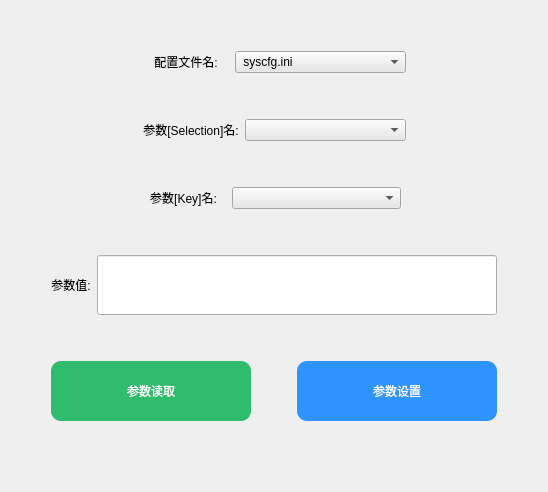
              <widget class="QWidget" name="tab_2">
               <attribute name="title">
                <string>参数设置</string>
               </attribute>
               <layout class="QGridLayout" name="gridLayout_10">
                <item row="8" column="0">
                 <spacer name="verticalSpacer_10">
                  <property name="orientation">
                   <enum>Qt::Vertical</enum>
                  </property>
                  <property name="sizeHint" stdset="0">
                   <size>
                    <width>20</width>
                    <height>40</height>
                   </size>
                  </property>
                 </spacer>
                </item>
                <item row="6" column="0">
                 <spacer name="verticalSpacer_9">
                  <property name="orientation">
                   <enum>Qt::Vertical</enum>
                  </property>
                  <property name="sizeHint" stdset="0">
                   <size>
                    <width>20</width>
                    <height>40</height>
                   </size>
                  </property>
                 </spacer>
                </item>
                <item row="4" column="0">
                 <spacer name="verticalSpacer_6">
                  <property name="orientation">
                   <enum>Qt::Vertical</enum>
                  </property>
                  <property name="sizeHint" stdset="0">
                   <size>
                    <width>20</width>
                    <height>40</height>
                   </size>
                  </property>
                 </spacer>
                </item>
                <item row="2" column="0">
                 <spacer name="verticalSpacer_5">
                  <property name="orientation">
                   <enum>Qt::Vertical</enum>
                  </property>
                  <property name="sizeHint" stdset="0">
                   <size>
                    <width>20</width>
                    <height>40</height>
                   </size>
                  </property>
                 </spacer>
                </item>
                <item row="10" column="0">
                 <spacer name="verticalSpacer_11">
                  <property name="orientation">
                   <enum>Qt::Vertical</enum>
                  </property>
                  <property name="sizeHint" stdset="0">
                   <size>
                    <width>20</width>
                    <height>40</height>
                   </size>
                  </property>
                 </spacer>
                </item>
                <item row="1" column="0">
                 <layout class="QHBoxLayout" name="horizontalLayout_29" stretch="1,2,1">
                  <item>
                   <spacer name="horizontalSpacer_25">
                    <property name="orientation">
                     <enum>Qt::Horizontal</enum>
                    </property>
                    <property name="sizeHint" stdset="0">
                     <size>
                      <width>40</width>
                      <height>20</height>
                     </size>
                    </property>
                   </spacer>
                  </item>
                  <item>
                   <layout class="QHBoxLayout" name="horizontalLayout_24" stretch="1,2">
                    <item>
                     <widget class="QLabel" name="label_29">
                      <property name="styleSheet">
                       <string notr="true">font: 25 14pt &quot;Microsoft YaHei UI Light&quot;;
</string>
                      </property>
                      <property name="text">
                       <string>配置文件名:</string>
                      </property>
                      <property name="alignment">
                       <set>Qt::AlignCenter</set>
                      </property>
                     </widget>
                    </item>
                    <item>
                     <widget class="QComboBox" name="ini_filename">
                      <property name="focusPolicy">
                       <enum>Qt::StrongFocus</enum>
                      </property>
                      <property name="layoutDirection">
                       <enum>Qt::LeftToRight</enum>
                      </property>
                      <property name="autoFillBackground">
                       <bool>false</bool>
                      </property>
                      <property name="styleSheet">
                       <string notr="true">font: 16pt &quot;微软雅黑&quot;;
color: rgb(0, 0, 0);
background-color: rgb(231, 231, 231);</string>
                      </property>
                      <property name="locale">
                       <locale language="Chinese" country="China"/>
                      </property>
                      <property name="sizeAdjustPolicy">
                       <enum>QComboBox::AdjustToContentsOnFirstShow</enum>
                      </property>
                      <property name="iconSize">
                       <size>
                        <width>32</width>
                        <height>32</height>
                       </size>
                      </property>
                      <property name="modelColumn">
                       <number>0</number>
                      </property>
                      <item>
                       <property name="text">
                        <string> syscfg.ini</string>
                       </property>
                       <property name="icon">
                        <iconset resource="resource.qrc">
                         <normaloff>:/new/prefix1/pictures/系统菜单.png</normaloff>:/new/prefix1/pictures/系统菜单.png</iconset>
                       </property>
                      </item>
                      <item>
                       <property name="text">
                        <string> remote_manage.ini</string>
                       </property>
                       <property name="icon">
                        <iconset resource="resource.qrc">
                         <normaloff>:/new/prefix1/pictures/调试.png</normaloff>:/new/prefix1/pictures/调试.png</iconset>
                       </property>
                      </item>
                      <item>
                       <property name="text">
                        <string> zlcfg.ini</string>
                       </property>
                       <property name="icon">
                        <iconset resource="resource.qrc">
                         <normaloff>:/new/prefix1/pictures/功能定义.png</normaloff>:/new/prefix1/pictures/功能定义.png</iconset>
                       </property>
                      </item>
                      <item>
                       <property name="text">
                        <string> infocfg.ini</string>
                       </property>
                       <property name="icon">
                        <iconset resource="resource.qrc">
                         <normaloff>:/new/prefix1/pictures/信息.png</normaloff>:/new/prefix1/pictures/信息.png</iconset>
                       </property>
                      </item>
                     </widget>
                    </item>
                   </layout>
                  </item>
                  <item>
                   <spacer name="horizontalSpacer_26">
                    <property name="orientation">
                     <enum>Qt::Horizontal</enum>
                    </property>
                    <property name="sizeHint" stdset="0">
                     <size>
                      <width>40</width>
                      <height>20</height>
                     </size>
                    </property>
                   </spacer>
                  </item>
                 </layout>
                </item>
                <item row="3" column="0">
                 <layout class="QHBoxLayout" name="horizontalLayout_30" stretch="1,2,1">
                  <item>
                   <spacer name="horizontalSpacer_27">
                    <property name="orientation">
                     <enum>Qt::Horizontal</enum>
                    </property>
                    <property name="sizeHint" stdset="0">
                     <size>
                      <width>40</width>
                      <height>20</height>
                     </size>
                    </property>
                   </spacer>
                  </item>
                  <item>
                   <layout class="QHBoxLayout" name="horizontalLayout_23" stretch="1,2">
                    <item>
                     <widget class="QLabel" name="label_32">
                      <property name="styleSheet">
                       <string notr="true">font: 25 14pt &quot;Microsoft YaHei UI Light&quot;;</string>
                      </property>
                      <property name="text">
                       <string>参数[Selection]名:</string>
                      </property>
                      <property name="alignment">
                       <set>Qt::AlignCenter</set>
                      </property>
                     </widget>
                    </item>
                    <item>
                     <widget class="QComboBox" name="selection_name">
                      <property name="styleSheet">
                       <string notr="true">font: 16pt &quot;微软雅黑&quot;;
color: rgb(0, 0, 0);
background-color: rgb(231, 231, 231);</string>
                      </property>
                     </widget>
                    </item>
                   </layout>
                  </item>
                  <item>
                   <spacer name="horizontalSpacer_28">
                    <property name="orientation">
                     <enum>Qt::Horizontal</enum>
                    </property>
                    <property name="sizeHint" stdset="0">
                     <size>
                      <width>40</width>
                      <height>20</height>
                     </size>
                    </property>
                   </spacer>
                  </item>
                 </layout>
                </item>
                <item row="5" column="0">
                 <layout class="QHBoxLayout" name="horizontalLayout_31" stretch="2,4,1,1">
                  <item>
                   <spacer name="horizontalSpacer_30">
                    <property name="orientation">
                     <enum>Qt::Horizontal</enum>
                    </property>
                    <property name="sizeHint" stdset="0">
                     <size>
                      <width>40</width>
                      <height>20</height>
                     </size>
                    </property>
                   </spacer>
                  </item>
                  <item>
                   <layout class="QHBoxLayout" name="horizontalLayout_25" stretch="1,2">
                    <item>
                     <widget class="QLabel" name="label_30">
                      <property name="styleSheet">
                       <string notr="true">font: 25 14pt &quot;Microsoft YaHei UI Light&quot;;</string>
                      </property>
                      <property name="text">
                       <string>参数[Key]名:</string>
                      </property>
                      <property name="alignment">
                       <set>Qt::AlignCenter</set>
                      </property>
                     </widget>
                    </item>
                    <item>
                     <widget class="QComboBox" name="key_name">
                      <property name="sizePolicy">
                       <sizepolicy hsizetype="Preferred" vsizetype="Fixed">
                        <horstretch>0</horstretch>
                        <verstretch>0</verstretch>
                       </sizepolicy>
                      </property>
                      <property name="styleSheet">
                       <string notr="true">font: 16pt &quot;微软雅黑&quot;;
color: rgb(0, 0, 0);
background-color: rgb(231, 231, 231);</string>
                      </property>
                     </widget>
                    </item>
                   </layout>
                  </item>
                  <item>
                   <widget class="QLabel" name="key_name_help">
                    <property name="text">
                     <string/>
                    </property>
                   </widget>
                  </item>
                  <item>
                   <spacer name="horizontalSpacer_29">
                    <property name="orientation">
                     <enum>Qt::Horizontal</enum>
                    </property>
                    <property name="sizeHint" stdset="0">
                     <size>
                      <width>40</width>
                      <height>20</height>
                     </size>
                    </property>
                   </spacer>
                  </item>
                 </layout>
                </item>
                <item row="7" column="0">
                 <layout class="QHBoxLayout" name="horizontalLayout_32" stretch="1,2,1">
                  <item>
                   <spacer name="horizontalSpacer_31">
                    <property name="orientation">
                     <enum>Qt::Horizontal</enum>
                    </property>
                    <property name="sizeHint" stdset="0">
                     <size>
                      <width>40</width>
                      <height>20</height>
                     </size>
                    </property>
                   </spacer>
                  </item>
                  <item>
                   <layout class="QHBoxLayout" name="horizontalLayout_26">
                    <item>
                     <widget class="QLabel" name="label_31">
                      <property name="styleSheet">
                       <string notr="true">font: 25 14pt &quot;Microsoft YaHei UI Light&quot;;</string>
                      </property>
                      <property name="text">
                       <string>参数值:</string>
                      </property>
                      <property name="alignment">
                       <set>Qt::AlignCenter</set>
                      </property>
                     </widget>
                    </item>
                    <item>
                     <widget class="QLineEdit" name="param_value">
                      <property name="sizePolicy">
                       <sizepolicy hsizetype="Expanding" vsizetype="Preferred">
                        <horstretch>0</horstretch>
                        <verstretch>0</verstretch>
                       </sizepolicy>
                      </property>
                      <property name="minimumSize">
                       <size>
                        <width>400</width>
                        <height>60</height>
                       </size>
                      </property>
                      <property name="autoFillBackground">
                       <bool>false</bool>
                      </property>
                      <property name="styleSheet">
                       <string notr="true">font: 25 16pt &quot;Microsoft YaHei UI Light&quot;;
color: rgb(12, 158, 255);</string>
                      </property>
                      <property name="text">
                       <string/>
                      </property>
                      <property name="alignment">
                       <set>Qt::AlignCenter</set>
                      </property>
                      <property name="clearButtonEnabled">
                       <bool>true</bool>
                      </property>
                     </widget>
                    </item>
                   </layout>
                  </item>
                  <item>
                   <spacer name="horizontalSpacer_32">
                    <property name="orientation">
                     <enum>Qt::Horizontal</enum>
                    </property>
                    <property name="sizeHint" stdset="0">
                     <size>
                      <width>40</width>
                      <height>20</height>
                     </size>
                    </property>
                   </spacer>
                  </item>
                 </layout>
                </item>
                <item row="9" column="0">
                 <layout class="QHBoxLayout" name="horizontalLayout_33">
                  <item>
                   <spacer name="horizontalSpacer_33">
                    <property name="orientation">
                     <enum>Qt::Horizontal</enum>
                    </property>
                    <property name="sizeHint" stdset="0">
                     <size>
                      <width>40</width>
                      <height>20</height>
                     </size>
                    </property>
                   </spacer>
                  </item>
                  <item>
                   <widget class="QPushButton" name="param_read">
                    <property name="minimumSize">
                     <size>
                      <width>200</width>
                      <height>60</height>
                     </size>
                    </property>
                    <property name="styleSheet">
                     <string notr="true">QPushButton:enabled
{
	border-radius: 10px;
	color: rgb(255, 255, 255);
	font: 75 14pt &quot;Microsoft YaHei UI&quot;;
	background-color: rgba(47, 188, 111, 255);
}

QPushButton:hover
{
	border-radius: 10px;
	color: rgb(255, 255, 255);
	font: 75 14pt &quot;Microsoft YaHei UI&quot;;
	background-color: rgba(47, 188, 111, 220);
}</string>
                    </property>
                    <property name="text">
                     <string>参数读取</string>
                    </property>
                   </widget>
                  </item>
                  <item>
                   <spacer name="horizontalSpacer_34">
                    <property name="orientation">
                     <enum>Qt::Horizontal</enum>
                    </property>
                    <property name="sizeHint" stdset="0">
                     <size>
                      <width>40</width>
                      <height>20</height>
                     </size>
                    </property>
                   </spacer>
                  </item>
                  <item>
                   <widget class="QPushButton" name="param_set">
                    <property name="minimumSize">
                     <size>
                      <width>200</width>
                      <height>60</height>
                     </size>
                    </property>
                    <property name="styleSheet">
                     <string notr="true">QPushButton:enabled
{
	border-radius: 10px;
	color: rgb(255, 255, 255);
	font: 75 14pt &quot;Microsoft YaHei UI&quot;;
	background-color: rgba(47, 148, 255, 255);
}

QPushButton:hover
{
	border-radius: 10px;
	color: rgb(255, 255, 255);
	font: 75 14pt &quot;Microsoft YaHei UI&quot;;
	background-color: rgba(47, 148, 255, 220);
}</string>
                    </property>
                    <property name="text">
                     <string>参数设置</string>
                    </property>
                   </widget>
                  </item>
                  <item>
                   <spacer name="horizontalSpacer_35">
                    <property name="orientation">
                     <enum>Qt::Horizontal</enum>
                    </property>
                    <property name="sizeHint" stdset="0">
                     <size>
                      <width>40</width>
                      <height>20</height>
                     </size>
                    </property>
                   </spacer>
                  </item>
                 </layout>
                </item>
                <item row="0" column="0">
                 <spacer name="verticalSpacer_12">
                  <property name="orientation">
                   <enum>Qt::Vertical</enum>
                  </property>
                  <property name="sizeHint" stdset="0">
                   <size>
                    <width>20</width>
                    <height>40</height>
                   </size>
                  </property>
                 </spacer>
                </item>
                <item row="11" column="0">
                 <widget class="QLabel" name="param_help">
                  <property name="text">
                   <string/>
                  </property>
                 </widget>
                </item>
               </layout>
              </widget>
